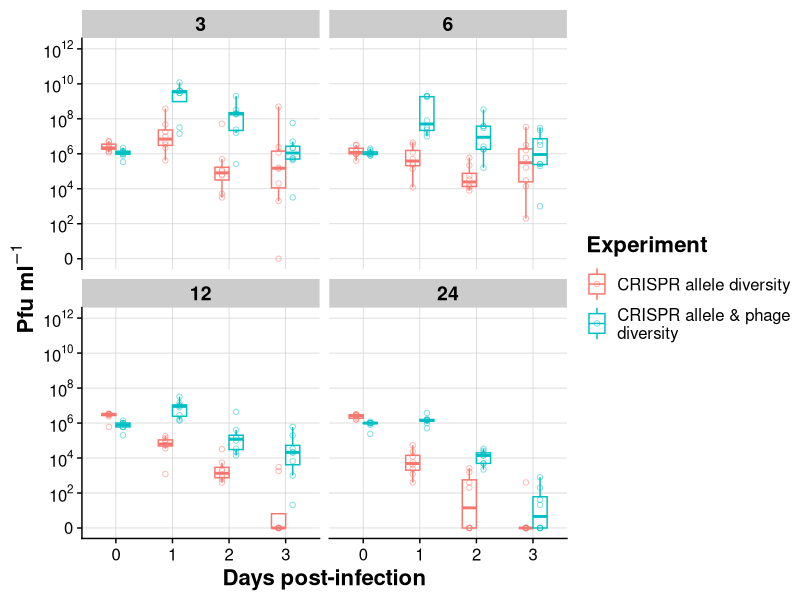

The R script that drew this image: (Note: this script raises an error after producing the figure.)
#### comparison_code.R by Jack Common
#### Code to generate figures and models that compare phage titre and selection rates
#### between experiments where a gradient of polyclonal CRISPR host populations were  
#### treated with either monoclonal or polyclonal phage. Data for monoclonal phage
#### experiments is derived from Common et al 2019 Ecol Lett

rm(list=ls())
options(show.signif.stars = F)

#### ---- Dependencies ---- ####
library(scales)
library(cowplot)
library(ggplot2)
library(lme4)
library(magrittr)
library(tidyverse)
library(lmerTest)

#### ---- Functions ---- ####
## Compare AIC values for model fit
# This function extracts the AIC for each GLM, and then compares the absolute relative 
# differences for each AIC to the model with the lowest AIC. This acts as a measure of 
# model fit. More can be found at: http://faculty.washington.edu/skalski/classes/QERM597/papers_xtra/Burnham%20and%20Anderson.pdf

compare_AICs = function(df){          # df is a dataframe of AIC values 
  print(df)                           # prints the origina AIC values 
  col_len = length(df[,2])            # extracts the number of number of models
  AIC_min = abs(min(df[,2]))          # finds the minimum AIC value
  for (i in seq(1, col_len, 1)){      # loop through the AIC values and prints the absolute differences from AIC_min
    print( (abs(df[i,2])) - AIC_min)
  }
}

## Convert log-odds to probabilities from binomial GLM output
logit2prob <- function(logit){
  odds <- exp(logit)
  prob <- odds / (1 + odds)
  return(prob)
}
treatment_names <- list(
  "3" = "3",
  "6" = "6",
  "12" = "12",
  "24" = "24"
)

treatment_labeller <- function(variable, value) {
  return(treatment_names[value])
}

timepoint_names <- list(
  "1" = "1 dpi",
  "2" = "2 dpi",
  "3" = "3 dpi"
)

timepoint_labeller <- function(variable, value) {
  return(timepoint_names[value])
}

treatment_list <- c("3", "6", "12", "24")

pfu_labels <- c(
  expression("0"), 
  expression('10'^2*''), 
  expression('10'^4*''),
  expression('10'^6*''),
  expression('10'^8*''),
  expression('10'^10*''),
  expression("10"^12*"")
)

pd <- position_dodge(0.5)

##### ---- Phage data ---- #####
reldiv_phage <- read.csv("Experiment 1/original_data/phage_data.csv", header=T) %>% 
  select(-Escape_phage)
reldiv_phage$Experiment <- rep("reldiv", nrow(reldiv_phage))
reldiv_phage$Treatment %<>% as.factor

ecolet_phage <- read.csv("Experiment 1/original_data/ecolet_phage_data.csv", header=T) %>% 
  select(-Escape_phage) %>% 
  filter(Treatment %in% c("3", "6", "12", "24"))
ecolet_phage$Experiment <- rep("ecolet", nrow(ecolet_phage))
ecolet_phage$Treatment %<>% as.factor()

combined_phage <- bind_rows(reldiv_phage, ecolet_phage)
combined_phage$Treatment %<>% as.factor
combined_phage$Timepoint %<>% as.factor
combined_phage$Replicate %<>% as.factor
combined_phage$Experiment %<>% as.factor

# Relevel the datasets so things make sense
combined_phage$Treatment %<>% relevel(ref="24")
combined_phage$Treatment %<>% relevel(ref="12")
combined_phage$Treatment %<>% relevel(ref="6")
combined_phage$Treatment %<>% relevel(ref="3")

#### -- Phage titre plot-- #####
phage_comparison <- ggplot(aes(y=log10(Titre+1), x=Timepoint), data=combined_phage)+
  
  geom_boxplot(width=0.5, outlier.shape = NA, position=pd, aes(colour=Experiment))+
  geom_point(width=0.2, alpha=0.5, pch=21, position=pd, aes(colour=Experiment))+
  # stat_summary(fun.y="mean", geom="point", aes(colour=Experiment), position=pd)+
  # stat_summary(fun.data = "mean_cl_boot", geom="errorbar", width=0, aes(colour=Experiment), position=pd)+
  #geom_path(stat='identity', alpha=0.5, position=pd, aes(colour=Experiment, group=Replicate))+
  #geom_hline(yintercept = 100, linetype=2)+
  facet_wrap(~Treatment)+
  
  labs(x="Days post-infection", y=expression(bold("Pfu ml"*{}^{-1}*"")))+
  #ggtitle("Density of phage")+
  
  cowplot::theme_cowplot()+
  theme(plot.title = element_text(face="bold", hjust=0, size = 16),
        axis.title = element_text(face="bold", size=16),
        strip.text = element_text(face='bold', size=14, lineheight = 3))+
  
  coord_cartesian(ylim=c(0, 12))+
  scale_y_continuous(breaks=c(seq(0,12,2)),
                     labels=pfu_labels)+
  scale_colour_discrete(labels = c("CRISPR allele diversity", "CRISPR allele & phage\ndiversity"))+
  
  theme(axis.text = element_text(size=12),
        legend.title = element_text(face="bold", size=16),
        legend.text = element_text(size=12),
        legend.key.height = unit(1, "cm"),
        panel.grid.major = element_line(colour="lightgrey", size=.25))+
  NULL

last_plot()

ggsave("phage_comparison.png", phage_comparison, path="Experiment 1/figs/", device="png", dpi=600,
       width=28, height = 20, units = c("cm"))

#

#### ---- Phage titre lme4 ---- ####
m1 <- lmer(log(Titre+1)~Experiment+Treatment+Timepoint+(1|Replicate), 
           data=filter(combined_phage, Timepoint!="0"))
summary(m1)
anova(m1)

confint(m1, parm="beta_", method="boot")

#### ---- Selection rates ---- ####
reldiv_rates <- read.csv("./Experiment 1/original_data/reldiv_exp1_master.csv", header=T, skip = 1)  %>% 
  select(Treatment, Timepoint, Replicate, BIM_mix, Escape_phage, Tracked_BIM,
         rCRISPR, rBIM) %>% 
  gather("rCRISPR", "rBIM", key="Strain", value="r", factor_key = T) %>% 
  filter(Timepoint %in% c("1", "2", "3"), r!='#NUM!')

reldiv_rates$Experiment <- rep("reldiv", nrow(reldiv_rates))

reldiv_rates$Timepoint %<>% as.factor()
reldiv_rates$Replicate %<>% as.factor
reldiv_rates$Tracked_BIM %<>% as.factor()
reldiv_rates$Escape_phage %<>% as.factor
reldiv_rates$Treatment %<>% as.factor
reldiv_rates$r %<>% as.numeric()

ecolet_rates <- read.csv("./Experiment 1/original_data/ecolet_rates.csv", header=T)  %>% 
  select(Treatment, Timepoint, Replicate, BIM_mix, Escape_phage, Tracked_BIM,
         rCRISPR, rBIM) %>% 
  gather("rCRISPR", "rBIM", key="Strain", value="r", factor_key = T) %>% 
  filter(Timepoint %in% c("1", "2", "3"), Treatment %in% c("3", "6", "12", "24"))

ecolet_rates$Timepoint %<>% as.factor()
ecolet_rates$Replicate %<>% as.factor
ecolet_rates$Tracked_BIM %<>% as.factor()
ecolet_rates$Escape_phage %<>% as.factor
ecolet_rates$Treatment %<>% as.factor

ecolet_rates$Experiment <- rep("ecolet", nrow(ecolet_rates))

combined_rates <- bind_rows(reldiv_rates, ecolet_rates)
combined_rates$Treatment %<>% as.factor

# Relevel the datasets so things make sense
combined_rates$Treatment %<>% relevel(ref="24")
combined_rates$Treatment %<>% relevel(ref="12")
combined_rates$Treatment %<>% relevel(ref="6")
combined_rates$Treatment %<>% relevel(ref="3")

#### ---- CRISPR boxplot ---- ####

pd <- position_dodge(0.2)

CRISPR_rate_comp <- ggplot(aes(x=Treatment, y=r), 
                            data=filter(combined_rates, Strain=="rCRISPR", Timepoint!="0"))+
  geom_boxplot(width=0.5, outlier.shape = NA, aes(colour=Experiment))+
  geom_jitter(width=0.2, alpha=0.5, pch=21, aes(colour=Experiment))+
  geom_hline(yintercept=0, linetype=2, size=1)+
  # stat_summary(fun.y="mean", geom="point", aes(colour=Experiment, position=Experiment), position=pd)+
  # stat_summary(fun.data = "mean_cl_boot", geom="errorbar", width=0, aes(colour=Experiment), position=pd)+
   facet_wrap(~Timepoint, labeller = timepoint_labeller, ncol=2)+
  labs(y="Selection rate (day -1) of CRISPR", x="Number of CRISPR and phage clones")+
  scale_x_discrete(labels = treatment_list)+
  #scale_y_continuous(breaks=c(seq(-1.5, 2, 0.5)))+
  scale_colour_discrete(labels = c("CRISPR allele diversity", "CRISPR allele & phage\ndiversity"))+
  theme_cowplot()+
  theme(axis.title = element_text(face="bold", size=16),
        legend.title = element_text(face="bold", size=16),
        panel.grid.major = element_line(colour="lightgrey", size=.25),
        strip.text = element_text(face="bold"),
        axis.text.x = element_text(size=10),
        legend.key.height = unit(1, "cm"))+
  NULL

last_plot()

ggsave("rate_CRISPR_comparison.png", CRISPR_rate_comp, path="Experiment 1/figs/", device="png", dpi=600,
       width=28, height = 20, units = c("cm"))

#### ---- CRISPR lme4 ---- #####
d.CRISPR <- combined_rates %>% 
  na.exclude %>% 
  filter(Strain=="rCRISPR", Timepoint!="0")

m1 <- lmer(r~Experiment+(1|Replicate), 
           data=d.CRISPR)
m2 <- lmer(r~Experiment+Treatment+(1|Replicate), 
           data=d.CRISPR)
m3 <- lmer(r~Experiment+Timepoint+(1|Replicate), 
           data=d.CRISPR)
m4 <- lmer(r~Experiment+Treatment+Timepoint+(1|Replicate), 
                 data=d.CRISPR)

AIC(m1, m2, m3, m4) %>% compare_AICs()

summary(m2)
anova(m4)

confint(m2, parm="beta_", method="boot")

#### ---- BIM boxplot ---- ####
BIM_rate_comp <- ggplot(aes(x=Treatment, y=r), 
                            data=filter(combined_rates, Strain=="rBIM", Timepoint!="0"))+
  geom_boxplot(width=0.5, outlier.shape = NA, aes(colour=Experiment))+
  geom_jitter(width=0.2, alpha=0.5, pch=21, aes(colour=Experiment))+
  geom_hline(yintercept=0, linetype=2, size=1)+
  # stat_summary(fun.y="mean", geom="point", aes(colour=Experiment), position=pd)+
  # stat_summary(fun.data = "mean_cl_boot", geom="errorbar", width=0, aes(colour=Experiment), position=pd)+
  facet_wrap(~Timepoint, labeller = timepoint_labeller, ncol=2)+
  labs(y="Selection rate (day -1) of\nsusceptible clone", x="Number of CRISPR and phage clones")+
  scale_x_discrete(labels = treatment_list)+
  #scale_y_continuous(breaks=c(seq(-1.5, 2, 0.5)))+
  scale_colour_discrete(labels = c("CRISPR allele diversity", "CRISPR allele & phage\ndiversity"))+
  theme_cowplot()+
  theme(axis.title = element_text(face="bold", size=16),
        legend.title = element_text(face="bold", size=16),
        panel.grid.major = element_line(colour="lightgrey", size=.25),
        strip.text = element_text(face="bold"),
        axis.text.x = element_text(size=10),
        legend.key.height = unit(1, "cm"))+
  NULL
last_plot()

ggsave("rate_BIM_comparison.png", BIM_rate_comp, path="Experiment 1/figs/", device="png", dpi=600,
       width=28, height = 20, units = c("cm"))

#### ---- BIM lme4 ---- ####
d.BIM <- combined_rates %>% 
  na.exclude %>% 
  filter(Strain=="rBIM", Timepoint!="0")

m1 <- lmer(r~Experiment+(1|Replicate), 
           data=d.BIM)
m2 <- lmer(r~Experiment+Treatment+(1|Replicate), 
           data=d.BIM)
m3 <- lmer(r~Experiment+Timepoint+(1|Replicate), 
           data=d.BIM)
m4 <- lmer(r~Experiment+Treatment+Timepoint+(1|Replicate), 
           data=d.BIM)

AIC(m1, m2, m3, m4) %>% compare_AICs()

summary(m3)
anova(m2, type="marginal")

confint(m3, parm="beta_", method="boot")

#### ---- Paper figures ---- ####
## Figure 1 - Phage comparison 
Fig1 <- ggplot(aes(y=log10(Titre+1), x=Timepoint), data=combined_phage)+
  
  geom_boxplot(width=0.5, outlier.shape = NA, position=pd, aes(colour=Experiment))+
  geom_point(width=0.2, alpha=0.5, pch=21, position=pd, aes(colour=Experiment))+
  # stat_summary(fun.y="mean", geom="point", aes(colour=Experiment), position=pd)+
  # stat_summary(fun.data = "mean_cl_boot", geom="errorbar", width=0, aes(colour=Experiment), position=pd)+
  #geom_path(stat='identity', alpha=0.5, position=pd, aes(colour=Experiment, group=Replicate))+
  #geom_hline(yintercept = 100, linetype=2)+
  facet_wrap(~Treatment)+
  
  labs(x="Days post-infection", y=expression(bold("Pfu ml"*{}^{-1}*"")))+
  #ggtitle("Density of phage")+
  
  cowplot::theme_cowplot()+
  theme(plot.title = element_text(face="bold", hjust=0, size = 16),
        axis.title = element_text(face="bold", size=16),
        strip.text = element_text(face='bold', size=14, lineheight = 3))+
  
  coord_cartesian(ylim=c(0, 12))+
  scale_y_continuous(breaks=c(seq(0,12,2)),
                     labels=pfu_labels)+
  scale_colour_discrete(labels = c("CRISPR allele diversity", "CRISPR allele & phage\ndiversity"))+
  
  theme(axis.text = element_text(size=12),
        legend.title = element_text(face="bold", size=16),
        legend.text = element_text(size=12),
        legend.key.height = unit(1, "cm"),
        panel.grid.major = element_line(colour="lightgrey", size=.25))+
  NULL

last_plot()

ggsave("Figure 1.png", Fig1, path="Experiment 1/figs/", device="png", dpi=600,
       width=28, height = 20, units = c("cm"))

## Figure 2 - CRIPSR rate comparison

pd <- position_dodge(0.2)

Fig2 <- ggplot(aes(x=Treatment, y=r), 
                           data=filter(combined_rates, Strain=="rCRISPR", Timepoint!="0"))+
  geom_boxplot(width=0.5, outlier.shape = NA, aes(colour=Experiment))+
  geom_point(width=0.2, alpha=0.5, pch=21, position=pd, aes(colour=Experiment))+
  # geom_jitter(width=0.2, alpha=0.5, pch=21, aes(colour=Experiment))+
  geom_hline(yintercept=0, linetype=2, size=1)+
  # stat_summary(fun.y="mean", geom="point", aes(colour=Experiment, position=Experiment), position=pd)+
  # stat_summary(fun.data = "mean_cl_boot", geom="errorbar", width=0, aes(colour=Experiment), position=pd)+
  # facet_wrap(~Timepoint, labeller = timepoint_labeller, ncol=2)+
  labs(y="Selection rate of CRISPR", x="Number of CRISPR and phage clones")+
  scale_x_discrete(labels = treatment_list)+
  #scale_y_continuous(breaks=c(seq(-1.5, 2, 0.5)))+
  scale_colour_discrete(labels = c("CRISPR allele diversity", "CRISPR allele & phage\ndiversity"))+
  theme_cowplot()+
  theme(axis.title = element_text(face="bold", size=16),
        legend.title = element_text(face="bold", size=16),
        panel.grid.major = element_line(colour="lightgrey", size=.25),
        strip.text = element_text(face="bold"),
        axis.text.x = element_text(size=10),
        legend.key.height = unit(1, "cm"))+
  NULL

last_plot()

ggsave("Figure 2.png", Fig2, path="Experiment 1/figs/", device="png", dpi=600,
       width=20, height = 10, units = c("cm"))

## Figure 3 - BIM rate comparison
Fig3 <- ggplot(aes(x=Treatment, y=r), 
                        data=filter(combined_rates, Strain=="rBIM", Timepoint!="0"))+
  geom_boxplot(width=0.5, outlier.shape = NA, aes(colour=Experiment))+
  geom_point(width=0.2, alpha=0.5, pch=21, position=pd, aes(colour=Experiment))+
  # geom_jitter(width=0.2, alpha=0.5, pch=21, aes(colour=Experiment))+
  geom_hline(yintercept=0, linetype=2, size=1)+
  # stat_summary(fun.y="mean", geom="point", aes(colour=Experiment), position=pd)+
  # stat_summary(fun.data = "mean_cl_boot", geom="errorbar", width=0, aes(colour=Experiment), position=pd)+
  # facet_wrap(~Timepoint, labeller = timepoint_labeller, ncol=2)+
  labs(y="Selection rate of\nsusceptible clone", x="Number of CRISPR and phage clones")+
  scale_x_discrete(labels = treatment_list)+
  #scale_y_continuous(breaks=c(seq(-1.5, 2, 0.5)))+
  scale_colour_discrete(labels = c("CRISPR allele diversity", "CRISPR allele & phage\ndiversity"))+
  theme_cowplot()+
  theme(axis.title = element_text(face="bold", size=16),
        legend.title = element_text(face="bold", size=16),
        panel.grid.major = element_line(colour="lightgrey", size=.25),
        strip.text = element_text(face="bold"),
        axis.text.x = element_text(size=10),
        legend.key.height = unit(1, "cm"))+
  NULL
last_plot()

ggsave("Figure 3.png", Fig3, path="Experiment 1/figs/", device="png", dpi=600,
       width=20, height = 10, units = c("cm"))
